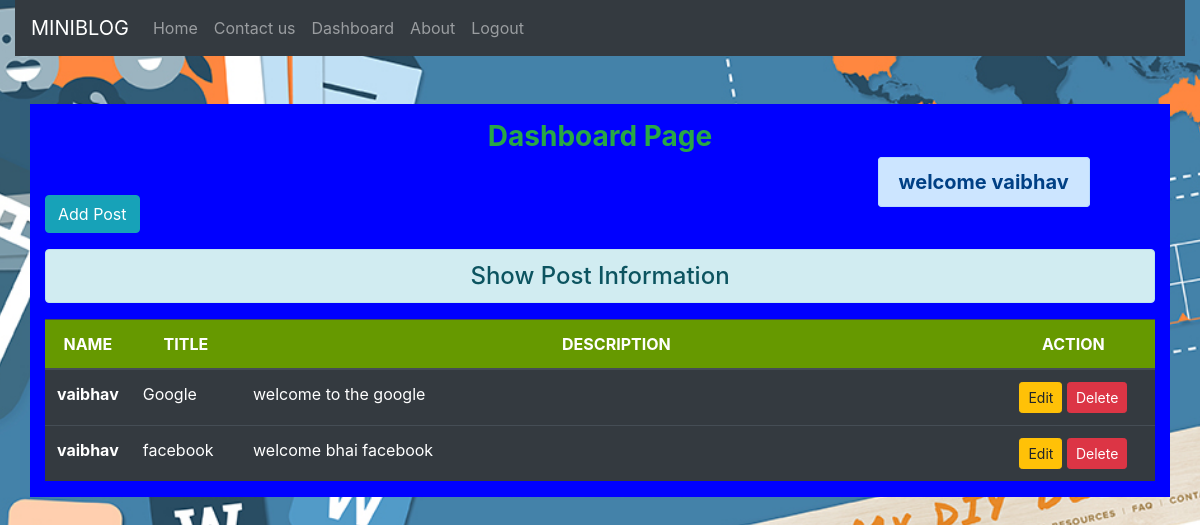
Page /dashboard/ (signed in) on the earlier database version.
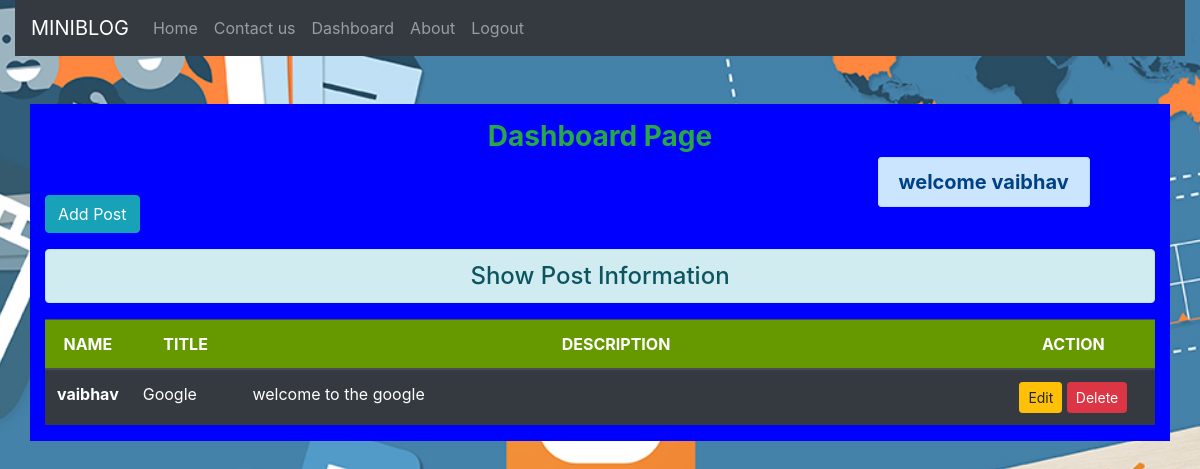
Same page on the later database version.
### blog/models.py (models this page shows)
class post(models.Model):
	title = models.CharField(max_length=10)
	description=models.TextField()
	Name=models.ForeignKey(User,on_delete=models.CASCADE ,max_length=20 , default='')

### blog/views.py (the view)
# urls.py: path('dashboard/',views.dashboard,name='dashboard'),
def dashboard(request):
	if request.user.is_authenticated:
		posts=post.objects.filter(Name=request.user)
		return render(request,'core/dashboard.html',{'posts':posts,'name':request.user})
	else:
		return HttpResponseRedirect('/login/')

### blog/templates/core/dashboard.html (shortened to what this page needs)
{% extends 'core/base.html' %}
{% load static %}
{% block content %}
<div class="col-sm-12 colo">
	<h3 class="text-white my-3 text-success text-center"><strong>Dashboard Page</strong> </h3>
  <h5 class="container text-center alert alert-primary offset-9 d-inline"> <strong>welcome {{name}}</strong></h5>
  <form action="{% url 'addpost' %}" method="POST" >
    <input type="submit" name="" value="Add Post" class="btn btn-info ">
  </form>
	<h4 class="text-center alert alert-info mt-3"> Show Post Information</h4>
	{% if posts %}
<table class="table table-dark">
  <thead>
    <tr class="text-center">
    	<th scope="col" style="width: 5%" class="clr">NAME</th>
      <th scope="col" style="width: 10% " class="clr">TITLE</th>
       <th scope="col" style="width: 70% " class="clr">DESCRIPTION</th>
        <th scope="col" style="width: 15% " class="clr">ACTION</th>
    </tr>
  </thead>
  <tbody>
  	{% for post in posts %}
    <tr>
    	<th scope="row">{{post.Name}}</th>
      <td>{{post.title}}</td>
      <td>{{post.description}}</td>
      <td class="text-center">
      	<a href="{% url 'updatepost' post.id  %}" class="btn btn-warning btn-sm">Edit</a>
      	<form action="{% url 'deletepost' post.id %}" method="POST" class="d-inline">
      		<input type="submit" name="" class="btn btn-danger btn-sm" value="Delete">
      	</form>
      </td>
    </tr>
    {% endfor %}
  </tbody>
</table>
{% else %}
<h4 class="text-center alert alert-warning"> No Records Found</h4>
{% endif %}
</div>
{% endblock content %}

### blog/templates/core/base.html (shortened to what this page needs)
<!DOCTYPE html>
{% load static %}
<html>
<head>
	<link rel="stylesheet" type="text/css" href="{% static 'core/css/all.min.css'%}">
	<link rel="stylesheet" type="text/css" href="{% static  'core/css/bootstrap.css'%}">
	<link rel="stylesheet" type="text/css" href="{% static 'core/css/core.css'%}">
</head>
<body>
	<div class="container-fluid">
		<div class="row">
			<div class="col-sm-12">
				{% include 'core/nav.html'%}
			</div>
		</div>
	</div>
	<div class="container my-5">
		<div class="row ">
			{% block content %}
			{% endblock %}
		</div>
	</div>
</body>
</html>

### blog/templates/core/nav.html (shortened to what this page needs)
<nav class="navbar navbar-expand-lg navbar-dark bg-dark">
  <a class="navbar-brand" href="#">MINIBLOG</a>
  <div class="collapse navbar-collapse" id="navbarNav">
    <ul class="navbar-nav">
       <li class="nav-item ">
        <a class="nav-link" href="{% url 'home'%}">Home</a>
      </li>
     <li class="nav-item">
        <a class="nav-link" href="{% url 'contact'%}">Contact us</a>
      </li>
       {% if request.user.is_authenticated %}
        <li class="nav-item ">
        <a class="nav-link" href="{% url 'dashboard' %}">Dashboard </a>
      </li>
      <li class="nav-item">
        <a class="nav-link" href="{% url 'about'%}">About</a>
      </li>
      <li class="nav-item">
        <a class="nav-link" href="{% url 'logout' %}">Logout</a>
      </li>
     {% endif %}
    </ul>
  </div>
</nav>

### blog/static/core/css/core.css (style rules this page uses)
body { background-image:url("blog.jpg"); background-repeat: no-repeat; background-position: center; background-attachment: fixed; background-size:cover; max-width: auto; }
.colo { background-color :blue ; height: 100%; background-size: cover; }
.clr { background-color: rgb(102, 153, 0); height: 25%; }

Differences in the rows shown:
removed post: Name "vaibhav", title "facebook", description "welcome bhai facebook"
